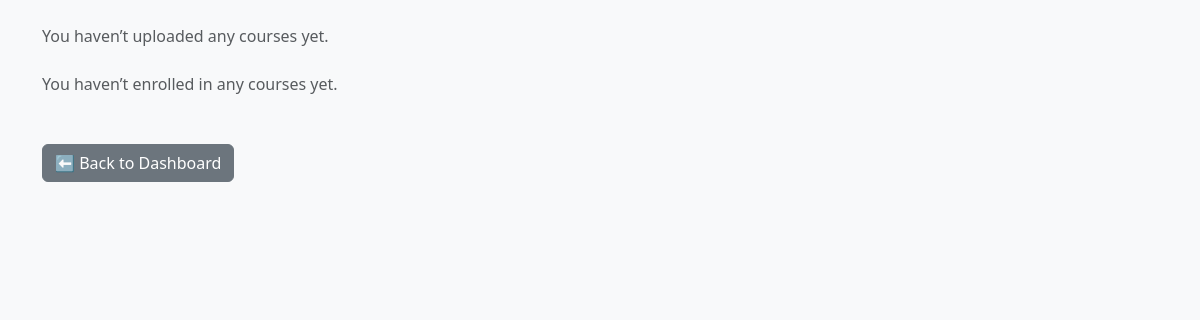
Before: /courses/my-courses/ (signed in) with the older database file.
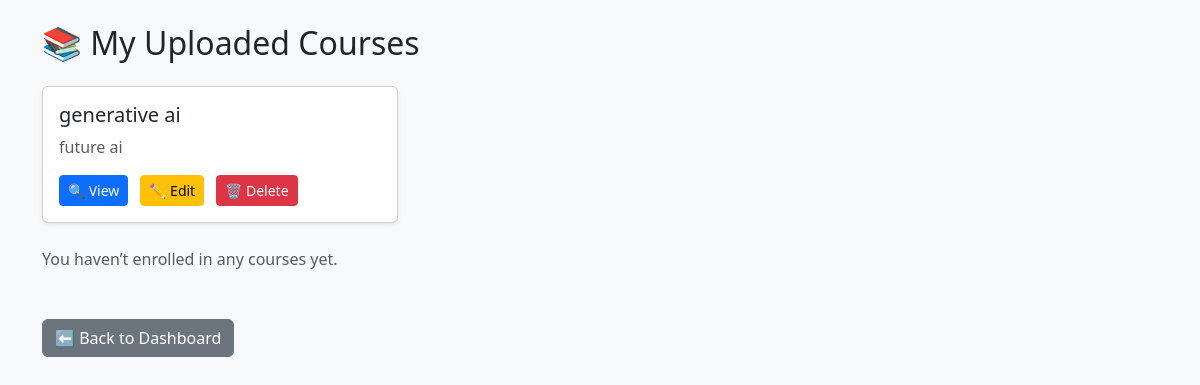
After: the same page with the newer database file.
### courses/models.py (models this page shows, shortened)
class Course(models.Model):
    title = models.CharField(max_length=100)
    description = models.TextField()
    created_by = models.ForeignKey(
        settings.AUTH_USER_MODEL,
        on_delete=models.CASCADE,
        related_name='created_courses'
    )
    enrolled_students = models.ManyToManyField(
        settings.AUTH_USER_MODEL,
        through='Enrollment',
        related_name='enrolled_courses',
        blank=True
    )

### courses/views.py (the view)
# urls.py: path('my-courses/', views.my_courses, name='my_courses'),
@login_required
def my_courses(request):
    user = request.user
    uploaded_courses = Course.objects.filter(created_by=user) if getattr(user, "is_faculty", False) else []
    enrolled_courses = [e.course for e in Enrollment.objects.filter(student=user)] if getattr(user, "is_student", False) else []
    context = {
        "uploaded_courses": uploaded_courses,
        "enrolled_courses": enrolled_courses,
    }
    return render(request, "courses/my_courses.html", context)

### users/models.py (called while the page is built)
    @property
    def is_student(self):
        return self.role == 'student'

    @property
    def is_faculty(self):
        return self.role == 'faculty'

### courses/templates/courses/my_courses.html (shortened to what this page needs)
{% load static %}
<!DOCTYPE html>
<html lang="en">
<head>
    <link href="https://cdn.jsdelivr.net/npm/bootstrap@5.3.0/dist/css/bootstrap.min.css" rel="stylesheet">
</head>
<body class="bg-light">
<div class="container mt-4">
    {% if uploaded_courses %}
        <h2 class="mb-4">📚 My Uploaded Courses</h2>
        <div class="row g-4">
            {% for course in uploaded_courses %}
                <div class="col-md-4">
                    <div class="card h-100 shadow-sm">
                        <div class="card-body">
                            <h5 class="card-title">{{ course.title }}</h5>
                            <p class="card-text text-muted">{{ course.description|truncatewords:20 }}</p>
                            <a href="{% url 'courses:course-detail' course.id %}" class="btn btn-primary btn-sm">🔍 View</a>
                            <a href="{% url 'courses:edit_course' course.id %}" class="btn btn-warning btn-sm ms-2">✏️ Edit</a>
                            <a href="{% url 'courses:delete_course' course.id %}"
                               class="btn btn-danger btn-sm ms-2"
                               onclick="return confirm('Are you sure you want to delete this course? This action cannot be undone!');">
                               🗑️ Delete
                            </a>
                        </div>
                    </div>
                </div>
            {% endfor %}
        </div>
    {% else %}
        <p class="text-muted">You haven’t uploaded any courses yet.</p>
    {% endif %}
    {% if enrolled_courses %}
        <h2 class="mt-5 mb-4">🎓 My Enrolled Courses</h2>
        <div class="row g-4">
            {% for course in enrolled_courses %}
                <div class="col-md-4">
                    <div class="card h-100 shadow-sm border-success">
                        <div class="card-body">
                            <h5 class="card-title">{{ course.title }}</h5>
                            <p class="card-text text-muted">{{ course.description|truncatewords:20 }}</p>
                            <p class="text-success small">✅ Enrolled</p>
                            <a href="{% url 'courses:course-detail' course.id %}" class="btn btn-primary btn-sm">🔍 View</a>
                        </div>
                    </div>
                </div>
            {% endfor %}
        </div>
    {% else %}
        <p class="mt-4 text-muted">You haven’t enrolled in any courses yet.</p>
    {% endif %}
    <div class="mt-5">
        {% if request.user.is_student %}
            <a href="{% url 'users:student_dashboard' %}" class="btn btn-secondary">⬅ Back to Dashboard</a>
        {% elif request.user.is_faculty %}
            <a href="{% url 'users:faculty_dashboard' %}" class="btn btn-secondary">⬅ Back to Dashboard</a>
        {% endif %}
    </div>
</div>
</body>
</html>

Changed rows visible on the page:
added Course: title "generative ai", description "future ai"
Other visible differences:
text no longer shown: "You haven’t uploaded any courses yet."
text now shown: "📚 My Uploaded Courses"
